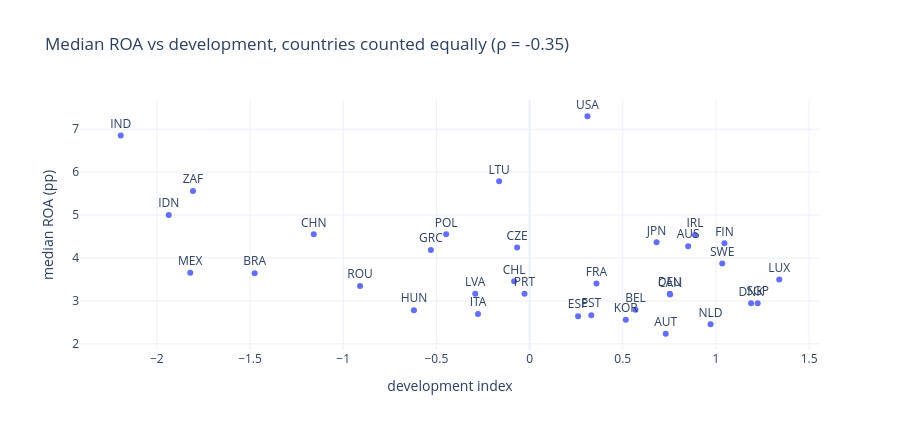

Here is the notebook cell this chart was saved with:
### Markdown cell above
## 3 · Countries counted equally
In the firm-level model a country with 500 firms weighs more than one with 20. Here every country is one observation: the median ROA of its companies against its development index (Spearman, with a permutation p-value that shuffles the countries' development scores).

### Code cell
cm = fy.groupby("iso3").agg(roa=("roa_pp", "median"), n=("company_id", "nunique")).query("n >= @MIN_FIRMS").join(country["dev_idx"].rename("dev"))
rho_c, p, n = spearman(cm.dev, cm.roa)
rng = np.random.default_rng(0)
perm = np.array([stats.spearmanr(rng.permutation(cm.dev.values), cm.roa.values)[0] for _ in range(5000)])
p_perm = (np.sum(np.abs(perm) >= abs(rho_c)) + 1) / (len(perm) + 1)
lo, hi = boot_ci(cm.dev, cm.roa)
print(f"{n} countries: ρ = {rho_c:+.2f} (bootstrap 95% CI {lo:+.2f} to {hi:+.2f}); analytic p = {p:.4f}, permutation p = {p_perm:.4f}")
px.scatter(cm.reset_index(), x="dev", y="roa", text="iso3", title=f"Median ROA vs development, countries counted equally (ρ = {rho_c:+.2f})", labels={"dev": "development index", "roa": "median ROA (pp)"}, height=430).update_traces(textposition="top center")

### Figure 1 — Plotly figure (JSON) as saved in the notebook; plotly's stock layout.template omitted (floating-point values rounded to 4 significant figures)
{"data": [{"hovertemplate": "development index=%{x}<br>median ROA (pp)=%{y}<br>iso3=%{text}<extra></extra>", "legendgroup": "", "marker": {"color": "#636efa", "symbol": "circle"}, "mode": "markers+text", "name": "", "orientation": "v", "showlegend": false, "text": ["AUS", "AUT", "BEL", "BRA", "CAN", "CHL", "CHN", "CZE", "DEU", "DNK", "ESP", "EST", "FIN", "FRA", "GRC", "HUN", "IDN", "IND", "IRL", "ITA", "JPN", "KOR", "LTU", "LUX", "LVA", "MEX", "NLD", "POL", "PRT", "ROU", "SGP", "SWE", "USA", "ZAF"], "textposition": "top center", "type": "scatter", "x": [0.8511, 0.7307, 0.5686, -1.475, 0.7543, -0.08283, -1.158, -0.06684, 0.7521, 1.189, 0.2604, 0.3312, 1.046, 0.359, -0.5296, -0.6205, -1.936, -2.194, 0.8873, -0.2766, 0.6815, 0.5163, -0.1633, 1.34, -0.2915, -1.821, 0.9713, -0.4477, -0.02715, -0.9098, 1.224, 1.034, 0.3106, -1.806], "xaxis": "x", "y": [4.277, 2.236, 2.795, 3.648, 3.152, 3.458, 4.554, 4.246, 3.165, 2.945, 2.646, 2.669, 4.342, 3.406, 4.186, 2.785, 5.0, 6.852, 4.535, 2.699, 4.366, 2.561, 5.787, 3.5, 3.167, 3.657, 2.455, 4.554, 3.169, 3.349, 2.948, 3.874, 7.303, 5.559], "yaxis": "y"}], "layout": {"height": 430, "legend": {"tracegroupgap": 0}, "title": {"text": "Median ROA vs development, countries counted equally (ρ = -0.35)"}, "xaxis": {"anchor": "y", "domain": [0.0, 1.0], "title": {"text": "development index"}}, "yaxis": {"anchor": "x", "domain": [0.0, 1.0], "title": {"text": "median ROA (pp)"}}}}
